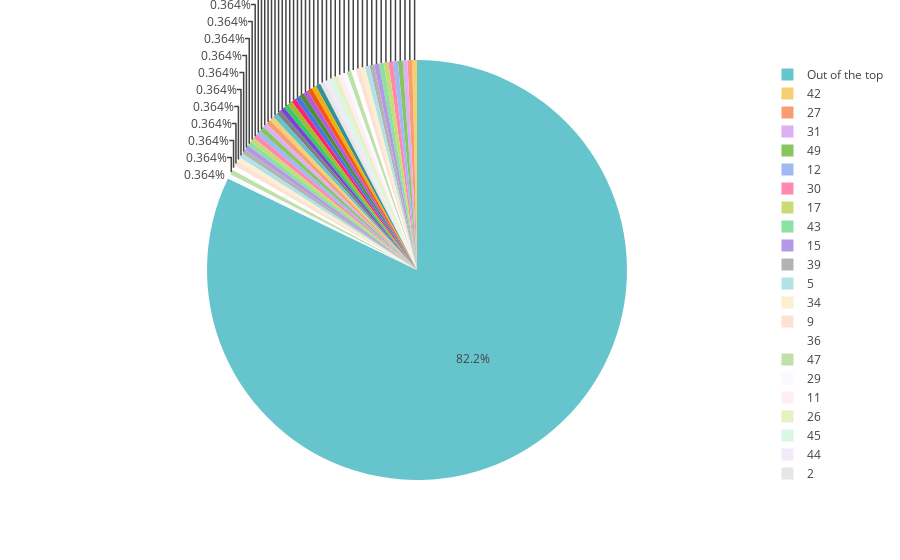

The notebook cell saved with this chart:
### Code cell
# 4 Chart
# Rolling Stone Top 50
print("Songs Rolling Stone Top 50")
top_all = dt["Top 50 (Rolling Stone)"].value_counts()
fig4 = px.pie(
    values=top_all.values,
    names=[pos if pos != 0 else "Out of the top" for pos in top_all.index],
    color_discrete_sequence=px.colors.qualitative.Pastel  # Added palette
)
fig4.show()
print("On this piechart we can see how many songs got into the chart and what places they get.")

### Figure 1 — Plotly figure (JSON) as saved in the notebook; plotly's stock layout.template omitted (floating-point values rounded to 4 significant figures)
{"data": [{"domain": {"x": [0, 1], "y": [0, 1]}, "hovertemplate": "label=%{label}<br>value=%{value}<extra></extra>", "labels": ["Out of the top", 42, 27, 31, 49, 12, 30, 17, 43, 15, 39, 5, 34, 9, 36, 47, 29, 11, 26, 45, 44, 2, 14, 16, 4, 40, 37, 22, 46, 48, 41, 28, 6, 8, 38, 24, 7, 13, 10, 33, 1, 19, 21, 25, 32, 35, 18, 50, 3, 20], "legendgroup": "", "name": "", "showlegend": true, "type": "pie", "values": [226, 1, 1, 1, 1, 1, 1, 1, 1, 1, 1, 1, 1, 1, 1, 1, 1, 1, 1, 1, 1, 1, 1, 1, 1, 1, 1, 1, 1, 1, 1, 1, 1, 1, 1, 1, 1, 1, 1, 1, 1, 1, 1, 1, 1, 1, 1, 1, 1, 1]}], "layout": {"legend": {"tracegroupgap": 0}, "margin": {"t": 60}, "piecolorway": ["rgb(102, 197, 204)", "rgb(246, 207, 113)", "rgb(248, 156, 116)", "rgb(220, 176, 242)", "rgb(135, 197, 95)", "rgb(158, 185, 243)", "rgb(254, 136, 177)", "rgb(201, 219, 116)", "rgb(139, 224, 164)", "rgb(180, 151, 231)", "rgb(179, 179, 179)"]}}
